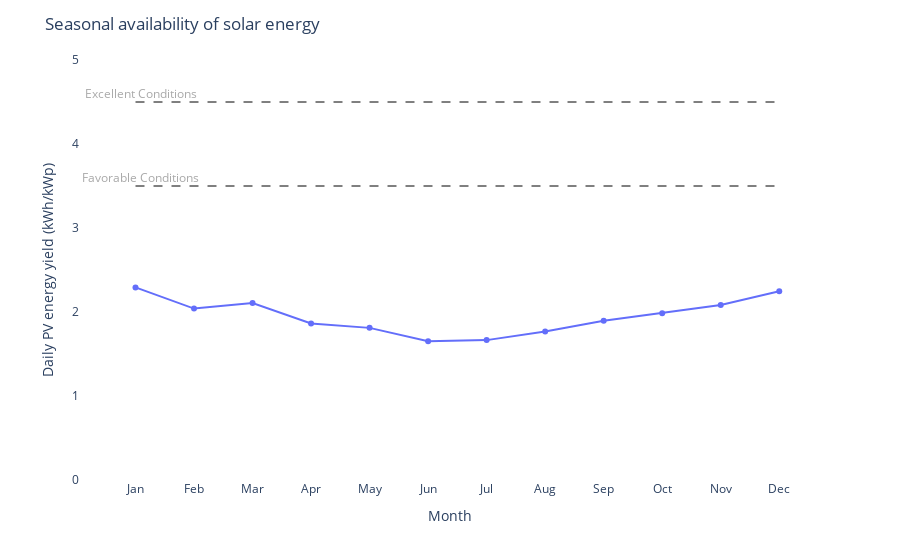

This figure's notebook cell:
### Markdown cell above
Photovoltaic Power Potential

### Code cell
extract_monthly_stats()

### Figure 1 — Plotly figure (JSON) as saved in the notebook; plotly's stock layout.template omitted (floating-point values rounded to 4 significant figures)
{"data": [{"hovertemplate": "month=%{x}<br>daily=%{y}<extra></extra>", "legendgroup": "", "line": {"color": "#636efa", "dash": "solid"}, "marker": {"symbol": "circle"}, "mode": "lines+markers", "name": "", "orientation": "v", "showlegend": false, "type": "scatter", "x": [1, 2, 3, 4, 5, 6, 7, 8, 9, 10, 11, 12], "xaxis": "x", "y": [2.293, 2.041, 2.107, 1.864, 1.811, 1.652, 1.665, 1.769, 1.895, 1.985, 2.084, 2.246], "yaxis": "y"}], "layout": {"annotations": [{"font": {"color": "darkgrey"}, "showarrow": false, "text": "Excellent Conditions", "x": 1, "xshift": 5, "y": 4.6}, {"font": {"color": "darkgrey"}, "showarrow": false, "text": "Favorable Conditions", "x": 1, "xshift": 5, "y": 3.6}], "legend": {"tracegroupgap": 0}, "margin": {"t": 60}, "plot_bgcolor": "white", "shapes": [{"line": {"color": "black", "dash": "dash", "width": 1}, "type": "line", "x0": 1, "x1": 12, "y0": 3.5, "y1": 3.5}, {"line": {"color": "black", "dash": "dash", "width": 1}, "type": "line", "x0": 1, "x1": 12, "y0": 4.5, "y1": 4.5}], "title": {"text": "Seasonal availability of solar energy"}, "xaxis": {"anchor": "y", "domain": [0, 1], "showgrid": true, "ticktext": ["Jan", "Feb", "Mar", "Apr", "May", "Jun", "Jul", "Aug", "Sep", "Oct", "Nov", "Dec"], "tickvals": [1, 2, 3, 4, 5, 6, 7, 8, 9, 10, 11, 12], "title": {"text": "Month"}, "zeroline": false}, "yaxis": {"anchor": "x", "domain": [0, 1], "range": [0, 5], "title": {"text": "Daily PV energy yield (kWh/kWp)"}}}}
